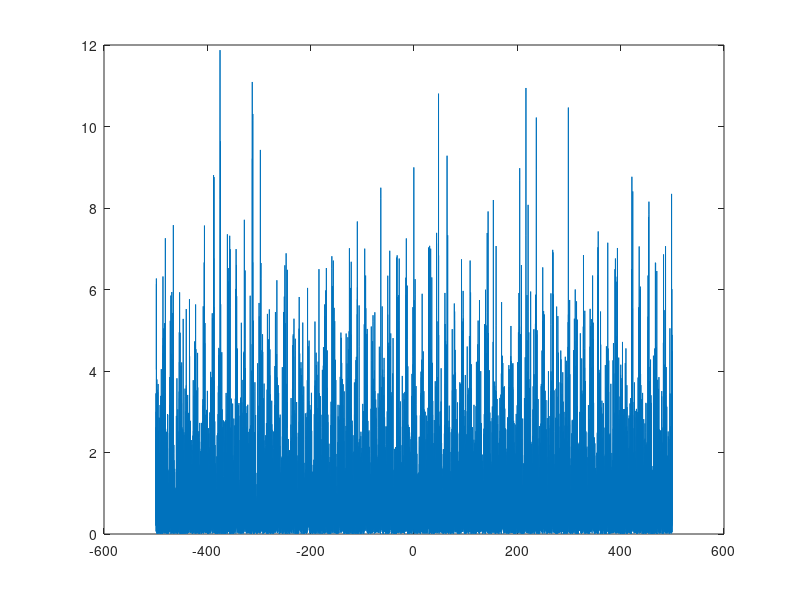
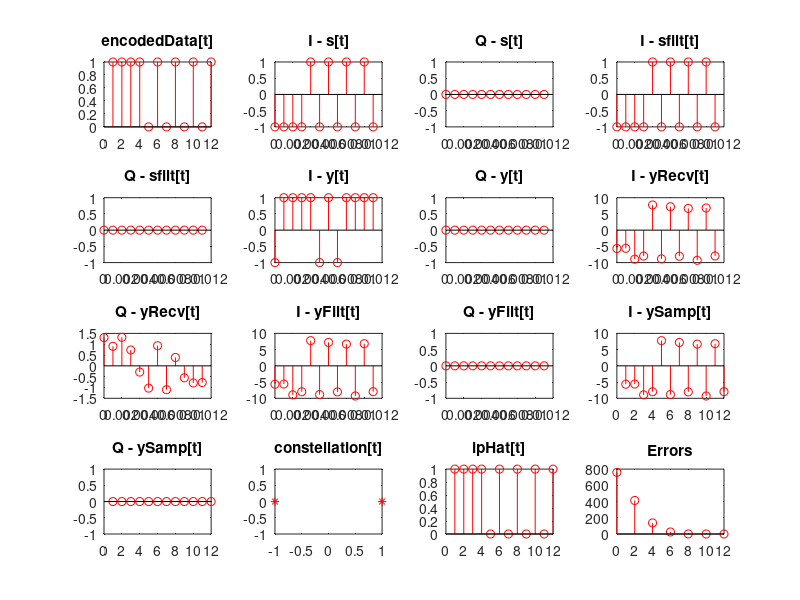
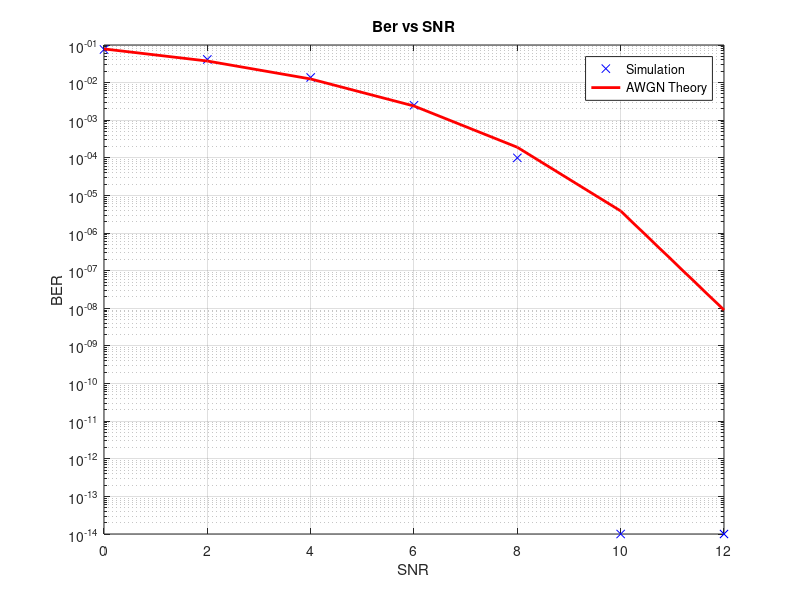

Source code (MATLAB) for these figures, in order:
#Apostolos Fotopoulos 2202
#Eb=1

clear;
close all;
pkg load signal;

%Inputs
N = 10000;                %Number  of bits.
Rb = 1000;                %Bit rate (bits/sec).
Oversampling = 1;         %Number of samples after Tx Filter.
SNR = [0 2 4 6 8 10 12];  %Signal to noise ratio (db).
BitsPerSym = 1;           %Bits transmitted per symbol. Possible values: 1 2 3 or 4.
enableQAM = 1;            %Choose whether to enable the 16-QAM Modulation when transmitting 4 bits per symbol.
Subcarriers = 64;         %Number of subcarriers.
CyclicPrefix = 16;        %Length of cyclic prefix.
enableLTI = 0;            %Choose whether to enable the LTI chanel.
LTIvals = [complex(0.9,0.9),complex(0.6,0.6),complex(0.3,0.3)];

encodedData = randi([0,1],1,N);
%encodedData = [0 0 0 1 1 0 1 1 1 1 0 1 0 1 0 1 0 1 1 1];

if (enableLTI==1)
  CyclicPrefix = 4; 
endif

constellation = [];
equal = [];
%%%%%%%%%%Constellation%%%%%%%%%%%%
if (enableQAM==1 && BitsPerSym==4)
  a=sqrt(16/40);   %Opou a to platos tou 1ou shmeiou tou eswterikou kyklou tou 16QAM
  
  k=1;
  m=-3*a;
  for mm = 1:4
    n=-3*a;
    for nn = 1:4
      constellation(k) = complex(m,n);
      equal = [equal,dec2bin(k-1,BitsPerSym)-'0'];
      n=n+2*a;
      k=k+1;
    endfor
    m=m+2*a;
  endfor
else
  for k = 1:(2^BitsPerSym)
    if (BitsPerSym==1)
      constellation(k) = exp((k-1)*i*pi/2^(BitsPerSym-1));
    else
      constellation(k) = sqrt((BitsPerSym*1)/2)*exp((k-1)*i*pi/2^(BitsPerSym-1));
    endif
    
    if (abs(real(constellation(k)))<1e-10)
      constellation(k) = 1i*imag(constellation(k));
    endif
    if (abs(imag(constellation(k)))<1e-10)
      constellation(k) = real(constellation(k));
    endif
    
    equal = [equal,dec2bin(k-1,BitsPerSym)-'0'];
  endfor
endif

Is = [];
Qs = [];
%%%%%%%%%%Modulation%%%%%%%%%%%%
for k = 1:(size(encodedData,2)/BitsPerSym)
  for j = 1:(size(equal,2)/BitsPerSym)
    if (encodedData(BitsPerSym*k-(BitsPerSym-1):BitsPerSym*k) == equal(BitsPerSym*j-(BitsPerSym-1):BitsPerSym*j))
      Is(k) = real(constellation(j));
      Qs(k) = imag(constellation(j));
    endif
  endfor
endfor

t = linspace(0,(N-1)*1/Rb,N/BitsPerSym);

Isfilt = [];
Qsfilt = [];
%%%%%%%%%%Oversampling%%%%%%%%%%%%
for i = 1:columns(Is)
  Isfilt((i-1)*Oversampling+1:Oversampling*i) = Is(i)/sqrt(Oversampling);
  Qsfilt((i-1)*Oversampling+1:Oversampling*i) = Qs(i)/sqrt(Oversampling);
endfor
constellation=constellation/sqrt(Oversampling);

complexOs = complex(Isfilt,Qsfilt);
tfilt = linspace(0,(N-1)*1/Rb,size(Isfilt,2));

SNRLin = [];
ber = [];
packets = fix(size(Isfilt,2)/Subcarriers);
errors = zeros(1,size(SNR,2));
Iy = [];
Qy = [];
if (rem(size(Isfilt,2),packets)!=0)
  Iy = zeros(columns(SNR),packets,Subcarriers);
  Qy = zeros(columns(SNR),packets,Subcarriers);
else
  Iy = zeros(columns(SNR),packets,Subcarriers);
  Qy = zeros(columns(SNR),packets,Subcarriers);
endif

%%%%%%%%%%Subcarriers%%%%%%%%%%%%
for n = 1:packets
  IyPart = [];
  QyPart = [];
  
  for k = 1:columns(SNR)
    part=[];
    part = complexOs(1+(n-1)*(fix(size(Isfilt,2)/packets)):n*(fix(size(Isfilt,2)/packets)));
    
    IyPart(k,:)=real(part);
    QyPart(k,:)=imag(part);
  endfor
  Iy(:,n,:)=IyPart;
  Qy(:,n,:)=QyPart;
endfor
complexYsub = complex(Iy,Qy);

%%%%%%%%%%IDFT%%%%%%%%%%%%
complexYifft = zeros(columns(SNR),packets,Subcarriers);
for k = 1:columns(SNR)
  for n = 1:packets
    if (enableQAM==1 && BitsPerSym==4)
      complexYifft(k,n,1:Subcarriers) = ifft(fftshift(complexYsub(k,n,:)));
    else
      complexYifft(k,n,1:Subcarriers) = (Subcarriers/(sqrt(Subcarriers)))*ifft(fftshift(complexYsub(k,n,:)));
    endif
  endfor
endfor


%%%%%%%%%%Add Cyclic Prefix%%%%%%%%%%%%
complexYcp = complexYifft;
for k = 1:CyclicPrefix
  complexYcp(:,:,Subcarriers+k) = complexYcp(:,:,k);
endfor

complexYplot = [];
for n = 1:packets
  complexYpart = [];
  for k = 1:columns(SNR)
    part = [];
    part = complexYcp(k,n,:);
    
    complexYpart(k,:)=part;
  endfor
  complexYplot = [complexYplot,complexYpart];
endfor

Fs=Rb;
Ts=1/Fs;
t=0:Ts:(N-1)*Ts;
Rxx = xcorr(complexYplot(7,:),'biased');
Rxxdft = abs(fft(Rxx));
%Rxxdft = abs(fftshift(fft(Rxx)));
freq = -Fs/2:Fs/length(Rxx):Fs/2-(Fs/length(Rxx));
figure(1)
plot(freq,Rxxdft);

complexYlti = [];
%%%%%%%%%%LTI Channel%%%%%%%%%%%%
if (enableLTI==1)
  for n = 1:packets
    for k = 1:columns(SNR)
      complexYlti(k,n,:) = conv(squeeze(complexYcp(k,n,:)),LTIvals);
    endfor
  endfor
endif

%%%%%%%%%%Transmission%%%%%%%%%%%%
for k = 1:columns(SNR)
  SNRLin(k) = 10^(SNR(k)/10);
  Variance = 1/(2*(SNRLin(k)));
  Inoise = [];
  Qnoise = [];  
  noisyY=[];
  
  if (enableLTI==1)
    Inoise = sqrt(Variance)*randn(1,packets,fix(size(complexYcp,3)));
    Qnoise = sqrt(Variance)*randn(1,packets,fix(size(complexYcp,3))); 
    noise = complex(Inoise,Qnoise);
    
    complexY(k,:,:) = complexYlti(k,:,1:Subcarriers+CyclicPrefix) + noise;
  else
    Inoise = sqrt(Variance)*randn(1,packets,fix(size(complexYcp,3)));
    Qnoise = sqrt(Variance)*randn(1,packets,fix(size(complexYcp,3))); 
    noise = complex(Inoise,Qnoise);
    
    complexY(k,:,:) = complexYcp(k,:,:) + noise;
  endif 
endfor

%%%%%%%%%%Remove Cyclic Prefix%%%%%%%%%%%%
complexYrecv = complexY;
for k = 1:CyclicPrefix
  complexYrecv(:,:,Subcarriers+CyclicPrefix-k+1) = [];
endfor

%%%%%%%%%%DFT%%%%%%%%%%%%
complexYfft = zeros(columns(SNR),packets,Subcarriers);
for k = 1:columns(SNR)
  for n = 1:packets
    complexYfft(k,n,1:Subcarriers) = fftshift(fft(complexYrecv(k,n,:)));
  endfor
endfor

complexYps = [];
%%%%%%%%%%Subcarriers%%%%%%%%%%%%
for n = 1:packets
  complexYpart = [];
  for k = 1:columns(SNR)
    part = [];
    part = complexYfft(k,n,:);
    
    complexYpart(k,:)=part;
  endfor
  complexYps = [complexYps,complexYpart];
endfor
IyRecv = real(complexYps);
QyRecv = imag(complexYps);

%%%%%%%%%%Demodulation%%%%%%%%%%%%
for k = 1:columns(SNR)
  Iyfilt = [];
  Qyfilt = [];
  IyConv = [];
  QyConv = [];

  for j = 1:(fix(size(IyRecv,2)/Oversampling))
    IyConv = zeros(1,Oversampling) + abs(Is(j))/sqrt(Oversampling);
    QyConv = zeros(1,Oversampling) + abs(Qs(j))/sqrt(Oversampling);
    IconvBit = IyRecv(k,(j-1)*Oversampling+1:Oversampling*j);
    IconvRes = conv(IconvBit,IyConv);
    QconvBit = QyRecv(k,(j-1)*Oversampling+1:Oversampling*j);
    QconvRes = conv(QconvBit,QyConv);
    
    if (j==1)
      Iyfilt = IconvRes;
      Qyfilt = QconvRes;
    else
      Iyfilt((Oversampling*(j-1))+1:(Oversampling*(j-1)+Oversampling-1)) = Iyfilt((Oversampling*(j-1))+1:(Oversampling*(j-1)+Oversampling-1)) +  IconvRes(1:Oversampling-1);
      Iyfilt = [Iyfilt,IconvRes(Oversampling:(Oversampling*2-1))];
      Qyfilt((Oversampling*(j-1))+1:(Oversampling*(j-1)+Oversampling-1)) = Qyfilt((Oversampling*(j-1))+1:(Oversampling*(j-1)+Oversampling-1)) +  QconvRes(1:Oversampling-1);
      Qyfilt = [Qyfilt,QconvRes(Oversampling:(Oversampling*2-1))];
    endif
  endfor
    
  tConv = linspace(0,(N-1)*1/Rb,size(Iyfilt,2));
  
  IySamp = [];
  QySamp = [];
  for j = 1:(fix(size(IyRecv,2)/Oversampling))
    IySamp(j) = Iyfilt(Oversampling*j);
    QySamp(j) = Qyfilt(Oversampling*j);
  endfor

  complexNum = complex(IySamp,QySamp);
  
  ipHat = [];
  for n = 1:(fix(size(IyRecv,2)/Oversampling))
    des = 0;
    prev = 100000;
    for j = 1:columns(constellation)
      d = norm(complexNum(n) - constellation(j));
      if (d<prev)
        des = j;
        prev = d;
      endif
    endfor
    if (BitsPerSym == 1)
      ipHat(n) = equal(des); 
    else
      ipHat = [ipHat,equal(des*BitsPerSym-(BitsPerSym-1):des*BitsPerSym)];
    endif
  endfor
  
  for j = 1:size(ipHat,2)
    if (encodedData(j) != ipHat(j))
      errors(k) =  errors(k) + 1;
    endif  
  endfor
  
  if (errors(k)==0)
    errors(k) =  errors(k) + 1e-10;
  endif
  ber(k) = errors(k)/size(encodedData,2);
endfor

figure(2);
subplot(4,4,1);
stem(encodedData(BitsPerSym+1:BitsPerSym+12),"r");
title("encodedData[t]");

subplot(4,4,2);
stem(t(1:12/BitsPerSym),Is(2:12/BitsPerSym + 1),"r");
title("I - s[t]");

subplot(4,4,3);
stem(t(1:12/BitsPerSym),Qs(2:12/BitsPerSym + 1),"r");
title("Q - s[t]");

subplot(4,4,4);
stem(tfilt(1:12*Oversampling/BitsPerSym),Isfilt(Oversampling+1:12*Oversampling/BitsPerSym + Oversampling),"r");
title("I - sfilt[t]");

subplot(4,4,5);
stem(tfilt(1:12*Oversampling/BitsPerSym),Qsfilt(Oversampling+1:12*Oversampling/BitsPerSym + Oversampling),"r");
title("Q - sfilt[t]");

subplot(4,4,6);
stem(tfilt(1:12*Oversampling/BitsPerSym),Iy(k,Oversampling+1:12*Oversampling/BitsPerSym + Oversampling),"r");
title("I - y[t]");

subplot(4,4,7);
stem(tfilt(1:12*Oversampling/BitsPerSym),Qy(k,Oversampling+1:12*Oversampling/BitsPerSym + Oversampling),"r");
title("Q - y[t]");

subplot(4,4,8);
stem(tfilt(1:12*Oversampling/BitsPerSym),IyRecv(k,Oversampling+1:12*Oversampling/BitsPerSym + Oversampling),"r");
title("I - yRecv[t]");

subplot(4,4,9);
stem(tfilt(1:12*Oversampling/BitsPerSym),QyRecv(k,Oversampling+1:12*Oversampling/BitsPerSym + Oversampling),"r");
title("Q - yRecv[t]");

subplot(4,4,10);
stem(tfilt(1:12*Oversampling/BitsPerSym),Iyfilt(Oversampling+fix(Oversampling/2)+1:12*Oversampling/BitsPerSym + Oversampling + fix(Oversampling/2)),"r");
title("I - yFilt[t]");

subplot(4,4,11);
stem(tfilt(1:12*Oversampling/BitsPerSym),Qyfilt(Oversampling+fix(Oversampling/2)+1:12*Oversampling/BitsPerSym + Oversampling + fix(Oversampling/2)),"r");
title("Q - yFilt[t]");

subplot(4,4,12);
stem(IySamp(2:12/BitsPerSym + 1),"r");
title("I - ySamp[t]");

subplot(4,4,13);
stem(QySamp(2:12/BitsPerSym + 1),"r");
title("Q - ySamp[t]"); 

subplot(4,4,14);
plot(real(constellation),imag(constellation),"*r");
title("constellation[t]");

subplot(4,4,15);
stem(ipHat(BitsPerSym+1:BitsPerSym+12),"r");
title("ipHat[t]");

subplot(4,4,16);
stem(SNR,errors,"r");
title("Errors");

errTheo = 0.5*erfc(sqrt(SNRLin));
figure(3);
if (BitsPerSym<3)
  semilogy(SNR, ber, 'bx', SNR, errTheo, 'r', 'MarkerSize', 10, 'LineWidth', 2);
  xlabel("SNR");
  ylabel("BER");  
  title("Ber vs SNR");
  legend("Simulation","AWGN Theory");
  grid on
else
  semilogy(SNR, ber,"bx");
  xlabel("SNR");
  ylabel("BER");
  grid on
  title("Ber vs SNR");   
endif
%}


